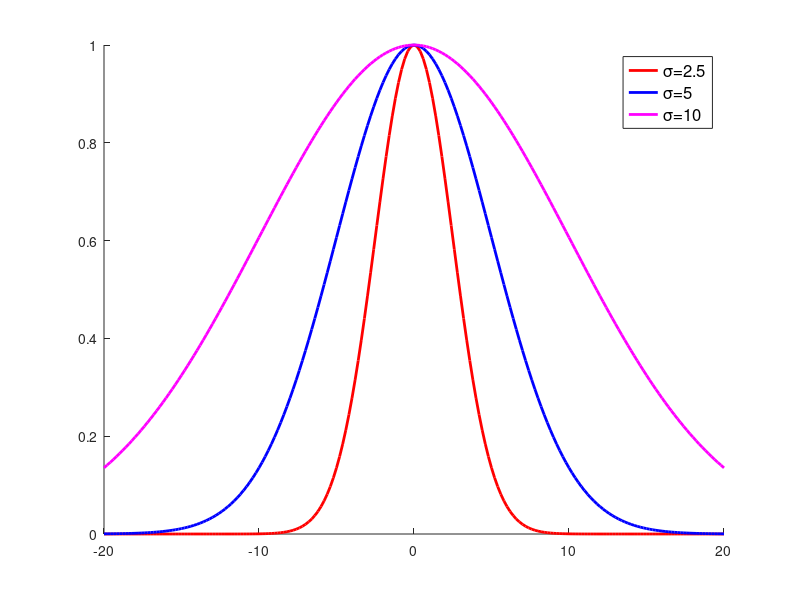

Here is the MATLAB script that generated this plot:
function plotFunc()
  colors = ['r'; 'b';'m';'g'];
  lineWidth=2;
  markerSize=20;
  sigmas = [2.5, 5, 10];

  hold on;
  legendStrs = {};
  x=-20:0.2:20;
  for ii=1:length(sigmas)
    sigma = sigmas(ii);
    y = exp(-0.5*(x/sigma).^2);
    plot(x, y, colors(ii), 'MarkerSize', markerSize, 'linewidth', lineWidth);
    legendStrs{end+1} = ['\sigma=' num2str(sigma)];
  end

  % legend
  fontsize = 12;
  legendLocation = 'Best'; % 'NorthWest'; % 
  legend(legendStrs,'FontSize', fontsize, 'Location', legendLocation);
end
  